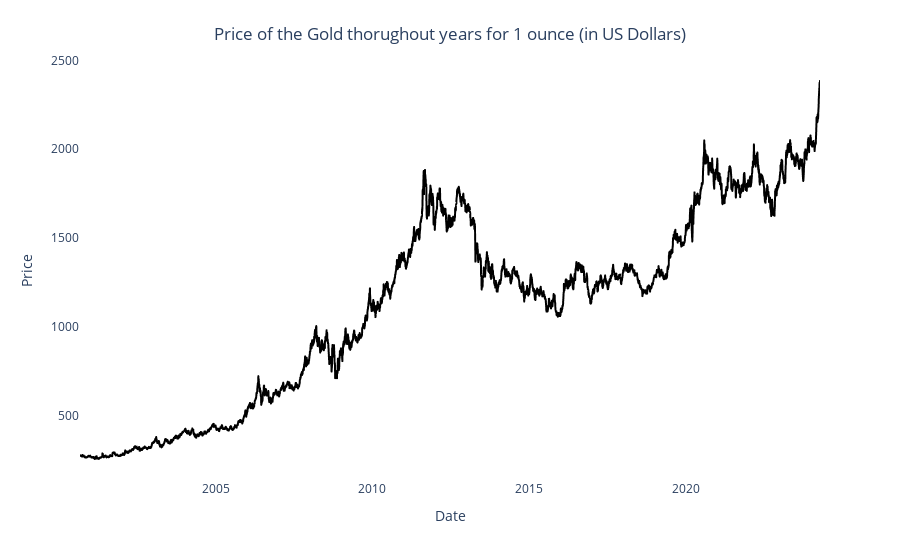

Here is the notebook cell this chart was saved with:
### Code cell
#Visualization

fig = px.line(y=df.price, x=df.date)
fig.update_traces(line_color='black')
fig.update_layout(
    xaxis_title="Date",
    yaxis_title="Price",
    title={'text': "Price of the Gold thorughout years for 1 ounce (in US Dollars)", 'y':0.95, 'x':0.5, 'xanchor': 'center', 'yanchor': 'top'},
    plot_bgcolor='white' 
)

### Figure 1 — Plotly figure (JSON) as saved in the notebook; plotly's stock layout.template omitted (floating-point values rounded to 4 significant figures; data arrays with more than 128 entries replaced by an {"elided": "..."} marker saying what was removed)
{"data": [{"hovertemplate": "x=%{x}<br>y=%{y}<extra></extra>", "legendgroup": "", "line": {"color": "black", "dash": "solid"}, "marker": {"symbol": "circle"}, "mode": "lines", "name": "", "showlegend": false, "type": "scattergl", "x": {"elided": "5929 str values"}, "xaxis": "x", "y": {"elided": "5929 float values"}, "yaxis": "y"}], "layout": {"autosize": true, "legend": {"tracegroupgap": 0}, "margin": {"t": 60}, "plot_bgcolor": "white", "title": {"text": "Price of the Gold thorughout years for 1 ounce (in US Dollars)", "x": 0.5, "xanchor": "center", "y": 0.95, "yanchor": "top"}, "xaxis": {"anchor": "y", "autorange": true, "domain": [0, 1], "range": ["2000-08-30", "2024-04-17"], "title": {"text": "Date"}, "type": "date"}, "yaxis": {"anchor": "x", "autorange": true, "domain": [0, 1], "range": [137.6, 2502.0], "title": {"text": "Price"}, "type": "linear"}}}
